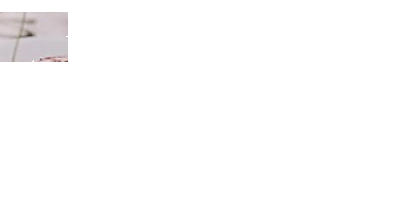
#> input picture jiedan/slider_validation_gjdw/下载 (1).jpg, 410 x 200 px
$ python test.py
#> lines starting #> are read from the running program, lines starting #| are printed output that depends on the picture
from PIL import Image
import numpy as np

def remove_white_background(image_path, output_path):
    # 打开图像并转换为RGBA模式
#> called with image_path = '下载 (1).jpg', output_path = 'output.png'
    img = Image.open(image_path).convert("RGBA")
#> img is the input picture: PIL image 410x200 RGBA; mean R, G, B, A 8.3, 7.9, 8, 10.6
    datas = img.getdata()

    new_data = []
    for item in datas:
        # 更改白色背景（可以调整容差）
        if item[:3] == (255, 255, 255):
            new_data.append((255, 255, 255, 0))  # 将白色像素变为透明
        else:
            new_data.append(item)
#> after the loop, new_data = 82000 items

    img.putdata(new_data)

    arr = np.array(img)

    # 获取非透明像素的边界
    non_white_pixels = np.where(arr[:, :, 3] != 0)
#> non_white_pixels = 3395 positions, rows 12 to 61, columns 0 to 67
    if non_white_pixels[0].size == 0 or non_white_pixels[1].size == 0:
        return None  # 如果没有非白色像素，返回None或其他适当的值

    # 获取边界值
    top, bottom = np.min(non_white_pixels[0]), np.max(non_white_pixels[0])
#> top = 12; bottom = 61
    left, right = np.min(non_white_pixels[1]), np.max(non_white_pixels[1])
#> left = 0; right = 67

    # 裁剪图像
    cropped_image = img.crop((left, top, right + 1, bottom + 1))
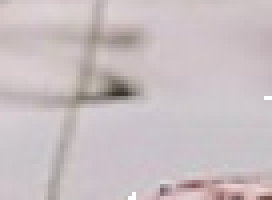
#> cropped_image: PIL image 68x50 RGBA (shown 4 times larger); mean R, G, B, A 200.6, 190.6, 193.3, 254.6; transparent parts drawn white


    cropped_image.save(output_path, format="PNG")

    #img.save(output_path, "PNG")

# 示例用法
remove_white_background('下载 (1).jpg', 'output.png')
